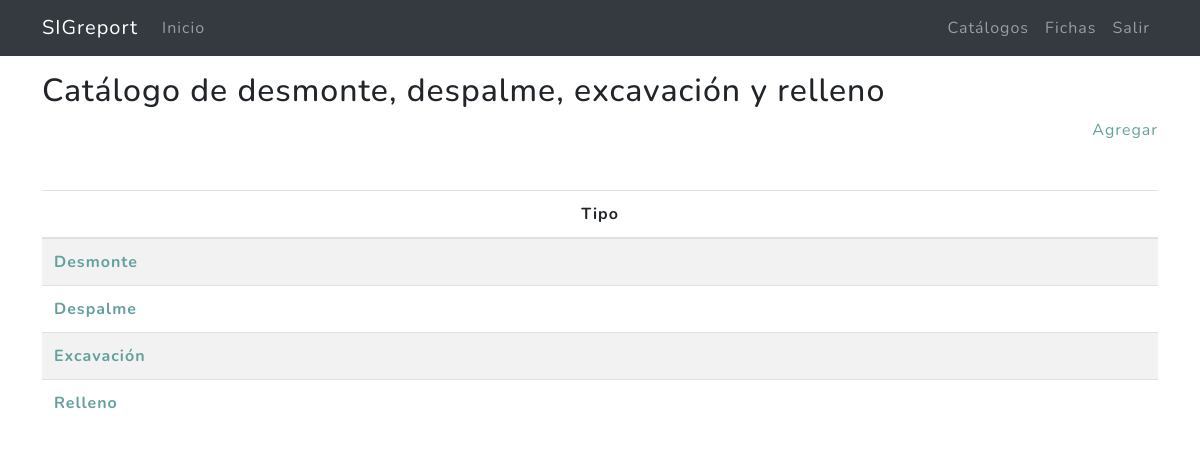
The page /catalogos/tierra/ (signed in) on the database its author committed.
### miscelanea/models.py (models this page shows, shortened)
class MovimientoTierra(models.Model):
    tipo = models.CharField(max_length=50,verbose_name = "Tipo")
    unidad = models.ForeignKey(Unidad, on_delete=models.CASCADE,default="")
    created = models.DateTimeField(auto_now_add = True,verbose_name = "Fecha de creación")
    updated = models.DateTimeField(auto_now = True,verbose_name = "Fecha de edición")
    class Meta:
        verbose_name = "Catálogo de desmonte, despalme, excavación y relleno"
        verbose_name_plural = "Catálogo de desmonte, despalme, excavación y relleno"
        ordering = ["tipo"]

### miscelanea/views.py (the view)
# urls.py: path('tierra/', MovimientoTierraListView.as_view(), name='tierra'),
@method_decorator(login_required,name='dispatch')
class MovimientoTierraListView(ListView):
    model = MovimientoTierra
    template_name = "miscelanea/movimientotierra_list.html"
    paginate_by = 20
    def get_context_data(self, **kwargs):
        context = super().get_context_data(**kwargs)
        context['p_title']=MovimientoTierra._meta.verbose_name
        return context

### miscelanea/templates/miscelanea/movimientotierra_list.html (shortened to what this page needs)
{% extends 'cap2/base_mx.html' %}
{% load static %}
{% block content %}
<main role="main">
  <div class="container mb-4">
    <h2 class="mt-3">{{p_title}}</h2>
    <div class="agregar mb-4 text-right"><a href="{% url 'catalogos:tierra-create' %}">Agregar</a></div>
    <table class="table  table-striped mt-5">
      <thead>
        <tr>
          <th scope="col" class="text-center">Tipo</th>
        </tr>
      </thead>
      <tbody>
      {% for i in movimientotierra_list %}
          <tr>
            <th scope="row"><a href="{% url 'catalogos:tierra-update' i.id %}">{{i.tipo}} </a></th>
          </tr>
      {% endfor %}
      </tbody>
    </table>
  </div>
</main>
{% endblock %}

### rows shown on the page
MovimientoTierra: tipo "Desmonte"
MovimientoTierra: tipo "Despalme"
MovimientoTierra: tipo "Excavación"
MovimientoTierra: tipo "Relleno"

### other values the page prints
{{ p_title }} "Catálogo de desmonte, despalme, excavación y relleno"
